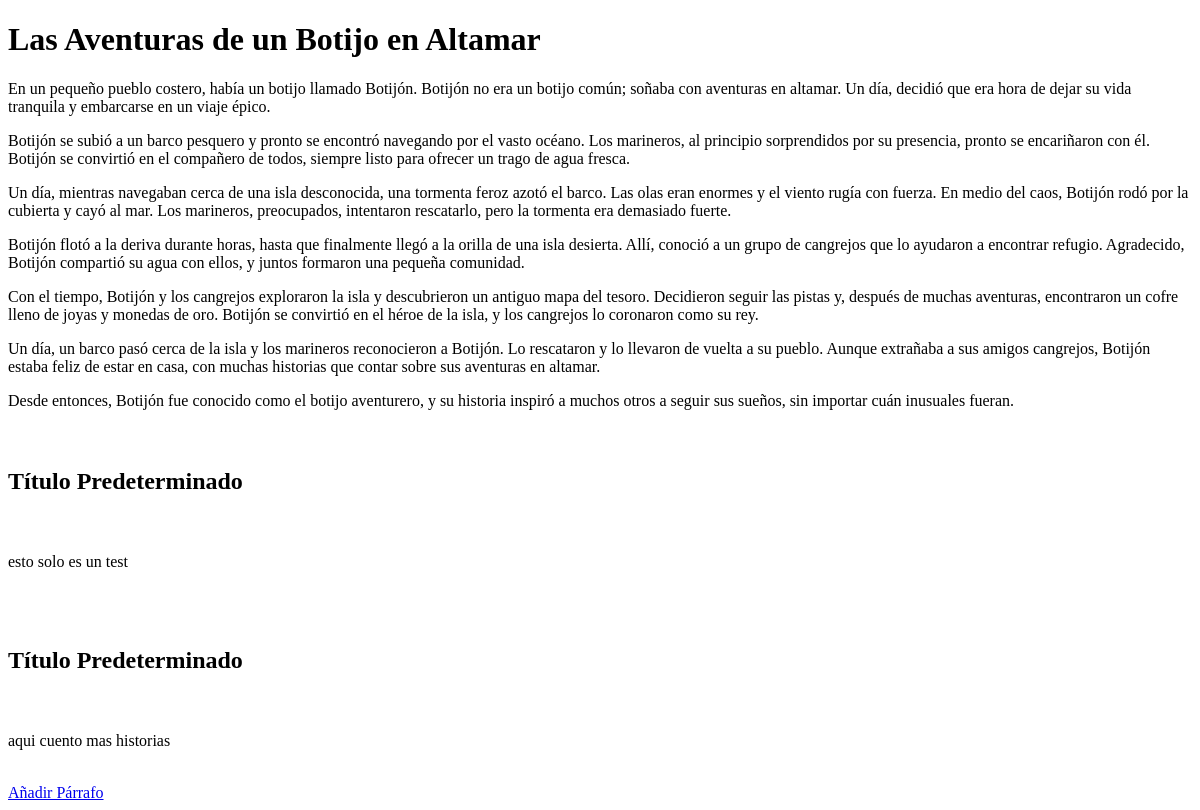
The app's page /, older data.
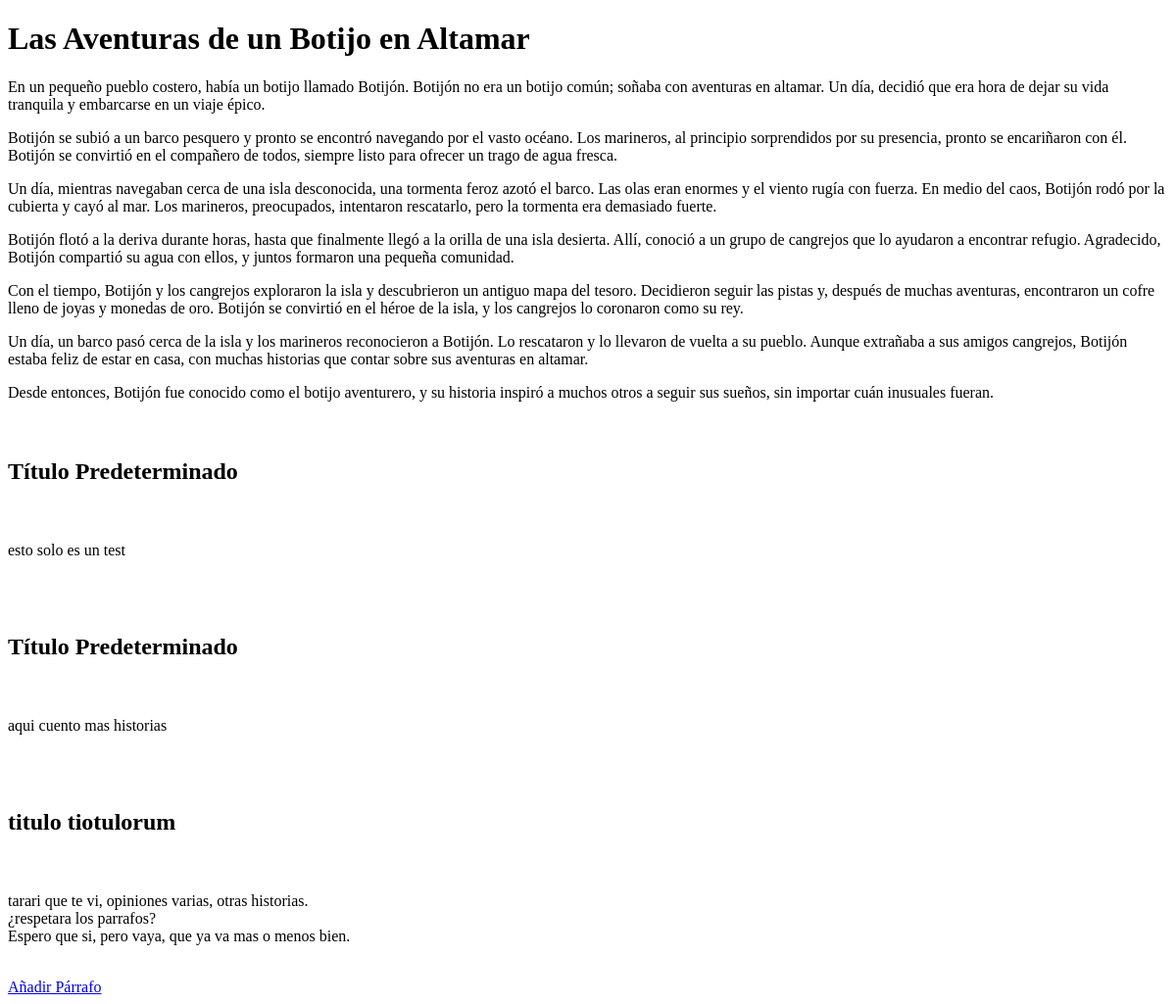
The same page, newer data.
### parrafos/models.py (models this page shows, shortened)
class Parrafo(models.Model):
    titulo = models.CharField(max_length=200, default="Título Predeterminado")
    texto = models.TextField()
    fecha_creacion = models.DateTimeField(auto_now_add=True)

### parrafos/views.py (the view)
# urls.py: path('', views.mostrar_texto, name='mostrar_texto'),
def mostrar_texto(request):
    parrafos = Parrafo.objects.all().order_by('fecha_creacion')
    return render(request, 'parrafos/mostrar_texto.html', {'parrafos': parrafos})

### parrafos/templates/parrafos/mostrar_texto.html (shortened to what this page needs)
<!DOCTYPE html>
<html lang="es">
<head>
</head>
<body>
    <h1>Las Aventuras de un Botijo en Altamar</h1>
    <p>En un pequeño pueblo costero, había un botijo llamado Botijón. Botijón no era un botijo común; soñaba con aventuras en altamar. Un día, decidió que era hora de dejar su vida tranquila y embarcarse en un viaje épico.</p>
    <p>Botijón se subió a un barco pesquero y pronto se encontró navegando por el vasto océano. Los marineros, al principio sorprendidos por su presencia, pronto se encariñaron con él. Botijón se convirtió en el compañero de todos, siempre listo para ofrecer un trago de agua fresca.</p>
    <p>Un día, mientras navegaban cerca de una isla desconocida, una tormenta feroz azotó el barco. Las olas eran enormes y el viento rugía con fuerza. En medio del caos, Botijón rodó por la cubierta y cayó al mar. Los marineros, preocupados, intentaron rescatarlo, pero la tormenta era demasiado fuerte.</p>
    <p>Botijón flotó a la deriva durante horas, hasta que finalmente llegó a la orilla de una isla desierta. Allí, conoció a un grupo de cangrejos que lo ayudaron a encontrar refugio. Agradecido, Botijón compartió su agua con ellos, y juntos formaron una pequeña comunidad.</p>
    <p>Con el tiempo, Botijón y los cangrejos exploraron la isla y descubrieron un antiguo mapa del tesoro. Decidieron seguir las pistas y, después de muchas aventuras, encontraron un cofre lleno de joyas y monedas de oro. Botijón se convirtió en el héroe de la isla, y los cangrejos lo coronaron como su rey.</p>
    <p>Un día, un barco pasó cerca de la isla y los marineros reconocieron a Botijón. Lo rescataron y lo llevaron de vuelta a su pueblo. Aunque extrañaba a sus amigos cangrejos, Botijón estaba feliz de estar en casa, con muchas historias que contar sobre sus aventuras en altamar.</p>
    <p>Desde entonces, Botijón fue conocido como el botijo aventurero, y su historia inspiró a muchos otros a seguir sus sueños, sin importar cuán inusuales fueran.</p>
    <div id="texto">
        {% for parrafo in parrafos %}
            <div class="parrafo">
                <p class="titulo">{{ parrafo.titulo }}</p>
                <p>{{ parrafo.texto }}</p>
            </div>
        {% endfor %}
    </div>
    <a href="{% url 'anadir_parrafo' %}">Añadir Párrafo</a>
</body>
</html>

Row changes from the older to the newer data that the page shows:
added Parrafo: titulo "titulo tiotulorum", texto "tarari que te vi, opiniones varias, otras historias. ¿respetara los parrafos? Espero que si, pero vaya, que ya va mas o menos bien."
